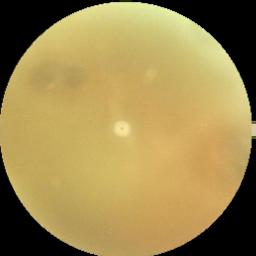
#> input picture dataset/cataract/_0_4015166.jpg, 256 x 256 px, found by its file name; its folder holds only this picture in this run
$ jupyter execute --allow-errors percobaan4.ipynb   (older library calls are emulated)
#> lines starting #> are read from the running program, lines starting #| are printed output that depends on the picture; after the words box and inside, x2 and y2 are one past the last pixel; in counts of white or black regions, pixels touching at a corner belong together
### Percobaan 4

Ekualisasi, Mean, Sobel dan Threshold

[cell 1]
import os
import cv2 as cv
import matplotlib.pyplot as plt
import numpy as np
import pandas as pd
from sklearn.model_selection import train_test_split, cross_val_predict
from sklearn.metrics import accuracy_score, classification_report
from skimage.feature import graycomatrix, graycoprops
from scipy.stats import entropy
from sklearn.ensemble import RandomForestClassifier
from sklearn.svm import SVC
from sklearn.neighbors import KNeighborsClassifier
from sklearn.metrics import accuracy_score, precision_score, recall_score, f1_score, confusion_matrix, classification_report
from sklearn.metrics import (confusion_matrix, ConfusionMatrixDisplay)
import seaborn as sns

## Data Loading

[cell 2]
data = []
labels = []
file_name = []

for sub_folder in os.listdir("dataset\\"):
    sub_folder_files = os.listdir(os.path.join("dataset\\", sub_folder))
    for i, filename in enumerate(sub_folder_files):
        img_path = os.path.join("dataset\\", sub_folder, filename)
        img = cv.imread(img_path)
#> img is the input picture: shape (256, 256, 3); mean B, G, R 80.1, 137.4, 158.4
        if img is not None:
            # Ambil channel hijau dari gambar
            green = img[:, :, 1]
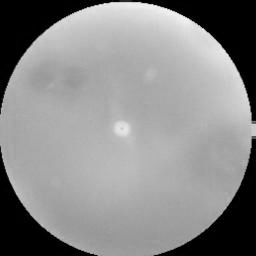
#> green: shape (256, 256); min 0, max 255, mean 137.4
            green = cv.resize(green, (150, 150)) # Resize gambar yag diambil
#> green: shape (150, 150)
            green = green.astype(np.uint8)

            # img = cv.cvtColor(img, cv.COLOR_BGR2GRAY)
            # img = cv.resize(img, (150, 150))  # Resize ke ukuran tetap
            # img = img.astype(np.uint8)

            data.append(green)
            labels.append(sub_folder)
            name = os.path.splitext(filename)[0]
            file_name.append(filename)
#> pass 2 of the loop `for sub_folder in os.listdir("dataset\\"):`:
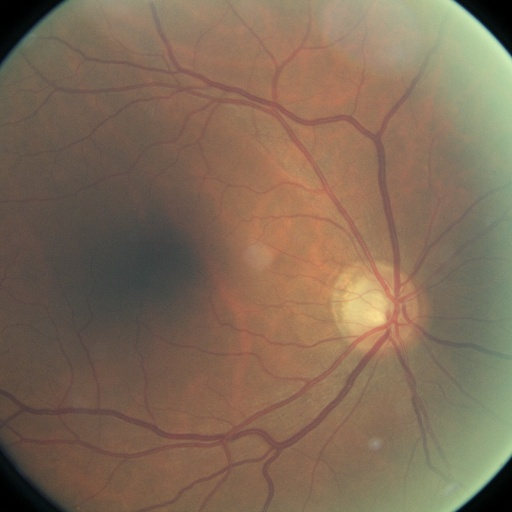
#> input picture dataset/diabetic_retinopathy/1000_left.jpeg, 512 x 512 px, found by its file name
#> img is the input picture: shape (512, 512, 3); mean B, G, R 87.1, 107.1, 128.5
#> `green = img[:, :, 1]`:
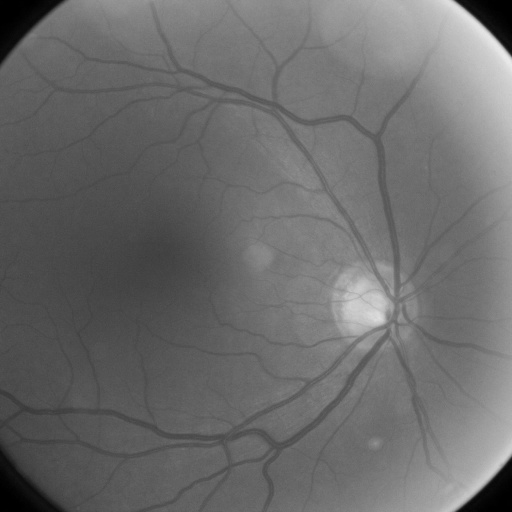
#> green: shape (512, 512); min 0, max 234, mean 107.1

data = np.array(data)
labels = np.array(labels)

## Data Preparation

### Define Preprocessing

[cell 3]
def histogram_equalization(img_gray):
    hist, bins = np.histogram(img_gray.flatten(), bins=256, range=[0,255])
#> hist = 256 values, max 3667 at index 0, min 0 at index 46, mean 87.89; bins = 257 values from 0 to 255
    cdf = hist.cumsum()
#> cdf = 256 values from 3667 to 22500
    cdf_normalized = cdf * 255 / cdf[-1]
#> cdf_normalized = 256 values from 41.56 to 255
    img_eq = np.interp(img_gray.flatten(), bins[:-1], cdf_normalized)
    return img_eq.reshape(img_gray.shape).astype(np.uint8)

def mean_filter(img, kernel_size=3):
#> called with kernel_size = 3
    pad = kernel_size // 2
    padded = np.pad(img, pad, mode='constant', constant_values=0)
    result = np.zeros_like(img, dtype=np.float32)  # Gunakan float32 untuk akurasi

    for i in range(img.shape[0]):
        for j in range(img.shape[1]):
            window = padded[i:i+kernel_size, j:j+kernel_size]
            total = np.sum(window)
            result[i, j] = total / (kernel_size * kernel_size)
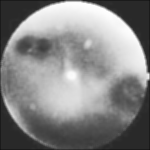
#> result: shape (150, 150) float32; min 18.22, max 254, mean 134.3

    return np.clip(result, 0, 255).astype(np.uint8)  # Clip dan konversi ke uint8

[cell 4]
Sx = np.array([[-1,0,1],
               [-2,0,2],
               [-1,0,1]])

Sy = np.array([[1,2,1],
               [0,0,0],
               [-1,-2,-1]])

def sobel(img_gray):

    img_float = img_gray.astype(np.float32)

    rows, cols = img_float.shape
#> rows = 150; cols = 150

    Gx = np.zeros_like(img_float, dtype=np.float32)
    Gy = np.zeros_like(img_float, dtype=np.float32)

    kernel_size = 3
    pad_width = kernel_size // 2

    padded_img = np.pad(img_float, pad_width, mode='symmetric')

    for i in range(rows):
        for j in range(cols):
            window = padded_img[i : i + kernel_size, j : j + kernel_size]

            Gx[i, j] = np.sum(window * Sx)
            Gy[i, j] = np.sum(window * Sy)

    G_magnitude = np.hypot(Gx, Gy)
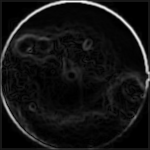
#> G_magnitude: shape (150, 150) float32; min 0, max 635, mean 49.1; drawn with min black and max white

    max_magnitude = np.max(G_magnitude)
#> max_magnitude = 635

    if max_magnitude > 0:
        G_normalized = (G_magnitude / max_magnitude) * 255.0
    else:
        G_normalized = G_magnitude

    sobel_output = np.clip(G_normalized, 0, 255).astype(np.uint8)

    return sobel_output

def threshold(gambar, threshold):
#> called with threshold = 100
    height, width = gambar.shape
#> height = 150; width = 150
    mask = np.zeros_like(gambar)

    for i in range(height):
        for j in range(width):
            if gambar[i, j] > threshold:
                mask[i, j] = 255
            else:
                mask[i, j] = 0
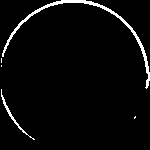
#> mask: shape (150, 150); 3.5% white in thin lines or dots

    return mask

## Preprocessing

[cell 5]
def percobaan4(green):
    img_eq = histogram_equalization(green)
    img_mean = mean_filter(img_eq)
#> call 2 of mean_filter, with kernel_size = 3
#> after the loop in mean_filter (call 2), `for i in range(img.shape[0]):`:
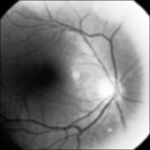
#> result: shape (150, 150) float32; min 0.444, max 254.1, mean 128.4
    img_sobel = sobel(img_mean)
#> after the loop in sobel (call 2), `for i in range(rows):`:
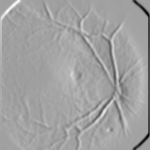
#> Gx: shape (150, 150) float32; min -569, max 338, mean 5.6; drawn with min black and max white
#> after the loop in sobel (call 2), `for i in range(rows):`:
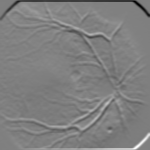
#> Gy: shape (150, 150) float32; min -562, max 565, mean 2.5; drawn with min black and max white
#> in sobel (call 2), `G_magnitude = np.hypot(Gx, Gy)`:
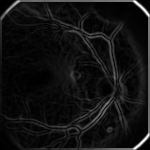
#> G_magnitude: shape (150, 150) float32; min 0, max 711.8, mean 52.6; drawn with min black and max white
#> in sobel (call 2), `max_magnitude = np.max(G_magnitude)`: max_magnitude = 711.8
    img_th = threshold(img_sobel, 100)
#> call 2 of threshold, with threshold = 100
#> after the loop in threshold (call 2), `for i in range(height):`:
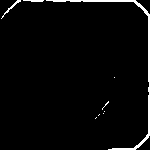
#> mask: shape (150, 150); 3% white; 9 white regions (6 under 20 px), largest, box (x1, y1, x2, y2) and area: (46, 0, 150, 150) 565, (1, 0, 21, 19) 50, (23, 0, 44, 2) 33
    return img_th

dataPreprocessed = [percobaan4(img) for img in data]
#> dataPreprocessed = 2 items

unique_labels = sorted(set(labels))


#> (the rest of this cell did not finish here and is left out)

## Ekstraksi Fitur

[cell 6]
def glcm(image, derajat):
    if derajat == 0:
        angles = [0]
    elif derajat == 45:
        angles = [np.pi / 4]
    elif derajat == 90:
        angles = [np.pi / 2]
    elif derajat == 135:
        angles = [3 * np.pi / 4]
    else:
        raise ValueError("Invalid angle. It should be one of the following: 0, 45, 90, 135.")

    # mengembalikan matrix glcm dari image
    glcm = graycomatrix(image, [1], angles, 256, symmetric=True, normed=True)

    return glcm

[cell 7]
def correlation(matriks):
	return graycoprops(matriks, 'correlation')[0, 0]

def dissimilarity(matriks):
    return graycoprops(matriks, 'dissimilarity')[0, 0]

def homogenity(matriks):
    return graycoprops(matriks, 'homogeneity')[0, 0]

def contrast(matriks):
    return graycoprops(matriks, 'contrast')[0, 0]

def ASM(matriks):
    return graycoprops(matriks, 'ASM')[0, 0]

def energy(matriks):
    return graycoprops(matriks, 'energy')[0, 0]

def entropyGlcm(matriks):
    return entropy(matriks.ravel())

[cell 8]
# Fungsi ekstraksi fitur untuk list citra
def ekstrak_fitur_glcm(data, nama_prepro):
#> called with nama_prepro = 'percobaan2'
    fitur_list = []
    for img in data:
        img_u8 = img.astype(np.uint8)
        m = glcm(img_u8, 0)  # derajat 0

        fitur = {
            'contrast': contrast(m),
            'correlation': correlation(m),
            'energy': energy(m),
            'homogeneity': homogenity(m),
            'dissimilarity': dissimilarity(m),
            'ASM': ASM(m),
            'entropy': entropyGlcm(m)
        }
        fitur_list.append(fitur)
#> this loop made 2 passes
#> after the loop, fitur_list = 2 items

    df = pd.DataFrame(fitur_list)
#> df = table of 2 rows and 7 columns
    df['tahap'] = nama_prepro
    return df

df2 = ekstrak_fitur_glcm(dataPreprocessed, 'percobaan2')
#> df2 = table of 2 rows and 8 columns
display(df2)

[cell 9]
Derajat0 = []
Derajat45 = []
Derajat90 = []
Derajat135 = []
for i in range(len(dataPreprocessed)):
    D0 = glcm(dataPreprocessed[i], 0)
    D45 = glcm(dataPreprocessed[i], 45)
    D90 = glcm(dataPreprocessed[i], 90)
    D135 = glcm(dataPreprocessed[i], 135)
    Derajat0.append(D0)
    Derajat45.append(D45)
    Derajat90.append(D90)
    Derajat135.append(D135)
#> this loop made 2 passes
#> after the loop, Derajat0 = 2 items; Derajat135 = 2 items; Derajat45 = 2 items; Derajat90 = 2 items

Kontras0, Kontras45, Kontras90, Kontras135 = [], [], [], []
dissimilarity0, dissimilarity45, dissimilarity90, dissimilarity135 =  [], [], [], []
homogenity0, homogenity45, homogenity90, homogenity135 = [], [], [], []
entropy0, entropy45, entropy90, entropy135 =  [], [], [], []
ASM0, ASM45, ASM90, ASM135 =  [], [], [], []
energy0, energy45, energy90, energy135 =  [], [], [], []
correlation0, correlation45, correlation90, correlation135 = [], [], [], []

for i in range(len(dataPreprocessed)):
    C0 = correlation(Derajat0[i])
    correlation0.append(C0)
    C45 = correlation(Derajat45[i])
    correlation45.append(C45)
    C90 = correlation(Derajat90[i])
    correlation90.append(C90)
    C135 = correlation(Derajat135[i])
    correlation135.append(C135)
#> this loop made 2 passes
#> (C0, C45, C90, C135) on passes 1 to 2: (0.738, 0.705, 0.766, 0.627), (0.783, 0.6, 0.777, 0.675)
#> after the loop, correlation0 = [0.738, 0.783]; correlation135 = [0.627, 0.675]; correlation45 = [0.705, 0.6]; correlation90 = [0.766, 0.777]

for i in range(len(data)):
    K0 = contrast(Derajat0[i])
    K45 = contrast(Derajat45[i])
    K90 = contrast(Derajat90[i])
    K135 = contrast(Derajat135[i])
    Kontras0.append(K0)
    Kontras45.append(K45)
    Kontras90.append(K90)
    Kontras135.append(K135)
#> this loop made 2 passes
#> (K0, K45, K90, K135) on passes 1 to 2: (1160.8, 1294.6, 1027, 1640.2), (744.8, 1221.4, 753.5, 992.9)
#> after the loop, Kontras0 = [1160.8, 744.8]; Kontras135 = [1640.2, 992.9]; Kontras45 = [1294.6, 1221.4]; Kontras90 = [1027, 753.5]

for i in range(len(data)):
    Dis0 = dissimilarity(Derajat0[i])
    Dis45 = dissimilarity(Derajat45[i])
    Dis90 = dissimilarity(Derajat90[i])
    Dis135 = dissimilarity(Derajat135[i])
    dissimilarity0.append(Dis0)
    dissimilarity45.append(Dis45)
    dissimilarity90.append(Dis90)
    dissimilarity135.append(Dis135)
#> this loop made 2 passes
#> (Dis0, Dis45, Dis90, Dis135) on passes 1 to 2: (4.55, 5.08, 4.03, 6.43), (2.92, 4.79, 2.96, 3.89)
#> after the loop, dissimilarity0 = [4.55, 2.92]; dissimilarity135 = [6.43, 3.89]; dissimilarity45 = [5.08, 4.79]; dissimilarity90 = [4.03, 2.96]

for i in range(len(data)):
    H0 = homogenity(Derajat0[i])
    H45 = homogenity(Derajat45[i])
    H90 = homogenity(Derajat90[i])
    H135 = homogenity(Derajat135[i])
    homogenity0.append(H0)
    homogenity45.append(H45)
    homogenity90.append(H90)
    homogenity135.append(H135)
#> this loop made 2 passes
#> (H0, H45, H90, H135) on passes 1 to 2: (0.982, 0.98, 0.984, 0.975), (0.989, 0.981, 0.988, 0.985)
#> after the loop, homogenity0 = [0.982, 0.989]; homogenity135 = [0.975, 0.985]; homogenity45 = [0.98, 0.981]; homogenity90 = [0.984, 0.988]

for i in range(len(data)):
    E0 = entropyGlcm(Derajat0[i])
    E45 = entropyGlcm(Derajat45[i])
    E90 = entropyGlcm(Derajat90[i])
    E135 = entropyGlcm(Derajat135[i])
    entropy0.append(E0)
    entropy45.append(E45)
    entropy90.append(E90)
    entropy135.append(E135)
#> this loop made 2 passes
#> (E0, E45, E90, E135) on passes 1 to 2: (0.223, 0.228, 0.216, 0.242), (0.174, 0.183, 0.172, 0.173)
#> after the loop, entropy0 = [0.223, 0.174]; entropy135 = [0.242, 0.173]; entropy45 = [0.228, 0.183]; entropy90 = [0.216, 0.172]

for i in range(len(data)):
    A0 = ASM(Derajat0[i])
    A45 = ASM(Derajat45[i])
    A90 = ASM(Derajat90[i])
    A135 = ASM(Derajat135[i])
    ASM0.append(A0)
    ASM45.append(A45)
    ASM90.append(A90)
    ASM135.append(A135)
#> this loop made 2 passes
#> (A0, A45, A90, A135) on passes 1 to 2: (0.914, 0.913, 0.917, 0.908), (0.936, 0.935, 0.937, 0.938)
#> after the loop, ASM0 = [0.914, 0.936]; ASM135 = [0.908, 0.938]; ASM45 = [0.913, 0.935]; ASM90 = [0.917, 0.937]

for i in range(len(data)):
    ER0 = energy(Derajat0[i])
    ER45 = energy(Derajat45[i])
    ER90 = energy(Derajat90[i])
    ER135 = energy(Derajat135[i])
    energy0.append(ER0)
    energy45.append(ER45)
    energy90.append(ER90)
    energy135.append(ER135)
#> this loop made 2 passes
#> (ER0, ER45, ER90, ER135) on passes 1 to 2: (0.956, 0.955, 0.958, 0.953), (0.967, 0.967, 0.968, 0.968)
#> after the loop, energy0 = [0.956, 0.967]; energy135 = [0.953, 0.968]; energy45 = [0.955, 0.967]; energy90 = [0.958, 0.968]

## Hasil Ekstraksi to CSV

[cell 10]
features = []

for i in range(len(dataPreprocessed)):
    fitur = [
        contrast(Derajat0[i]), contrast(Derajat45[i]), contrast(Derajat90[i]), contrast(Derajat135[i]),
        dissimilarity(Derajat0[i]), dissimilarity(Derajat45[i]), dissimilarity(Derajat90[i]), dissimilarity(Derajat135[i]),
        homogenity(Derajat0[i]), homogenity(Derajat45[i]), homogenity(Derajat90[i]), homogenity(Derajat135[i]),
        entropyGlcm(Derajat0[i]), entropyGlcm(Derajat45[i]), entropyGlcm(Derajat90[i]), entropyGlcm(Derajat135[i]),
        ASM(Derajat0[i]), ASM(Derajat45[i]), ASM(Derajat90[i]), ASM(Derajat135[i]),
        energy(Derajat0[i]), energy(Derajat45[i]), energy(Derajat90[i]), energy(Derajat135[i]),
        correlation(Derajat0[i]), correlation(Derajat45[i]), correlation(Derajat90[i]), correlation(Derajat135[i]),
    ]
    features.append(fitur)
#> this loop made 2 passes
#> after the loop, features = 2 items

# Buat dataframe
columns = [
    "contrast_0", "contrast_45", "contrast_90", "contrast_135",
    "dissimilarity_0", "dissimilarity_45", "dissimilarity_90", "dissimilarity_135",
    "homogeneity_0", "homogeneity_45", "homogeneity_90", "homogeneity_135",
    "entropy_0", "entropy_45", "entropy_90", "entropy_135",
    "ASM_0", "ASM_45", "ASM_90", "ASM_135",
    "energy_0", "energy_45", "energy_90", "energy_135",
    "correlation_0", "correlation_45", "correlation_90", "correlation_135"
]

df_fitur = pd.DataFrame(features, columns=columns)
#> df_fitur = table of 2 rows and 28 columns

[cell 11]
dataTable = {'Filename': file_name, 'Label': labels,
        'Contrast0': Kontras0, 'Contrast45': Kontras45, 'Contrast90': Kontras90, 'Contrast135': Kontras135,
        'Homogeneity0': homogenity0, 'Homogeneity45': homogenity45, 'Homogeneity90': homogenity90, 'Homogeneity135': homogenity135,
        'Dissimilarity0': dissimilarity0, 'Dissimilarity45': dissimilarity45, 'Dissimilarity90': dissimilarity90, 'Dissimilarity135': dissimilarity135,
        'Entropy0': entropy0, 'Entropy45': entropy45, 'Entropy90': entropy90, 'Entropy135': entropy135,
        'ASM0': ASM0, 'ASM45': ASM45, 'ASM90': ASM90, 'ASM135': ASM135,
        'Energy0': energy0, 'Energy45': energy45, 'Energy90': energy90, 'Energy135': energy135,
        'Correlation0': correlation0, 'Correlation45': correlation45, 'Correlation90': correlation90, 'Correlation135': correlation135,
        }
df = pd.DataFrame(dataTable)
#> df = table of 2 rows and 30 columns
df.to_csv('hasil_ekstraksi_percobaan4.csv', index=False)

hasilEkstrak = pd.read_csv('hasil_ekstraksi_percobaan4.csv')
#> (reads hasil_ekstraksi_percobaan4.csv from the repository)
hasilEkstrak

## Feature Selection

### Correlation

[cell 12]
# Selection Correlation
correlation = hasilEkstrak.drop(columns=['Label','Filename']).corr()

# Menyaring fitur yang memiliki korelasi absolut lebih dari 0.95 dengan label
threshold = 0.95 # atur threshold ini untuk menentukan seberapa besar korelasi yang ingin disaring
selectionFeature = []
columns = np.full((correlation.shape[0],), True, dtype=bool)
for i in range(correlation.shape[0]):
	for j in range(i+1, correlation.shape[0]):
		if correlation.iloc[i,j] >= threshold:
			if columns[j]:
				columns[j] = False
select = hasilEkstrak.drop(columns=['Label','Filename']).columns[columns]
x_new = hasilEkstrak[select]
x_new
y = hasilEkstrak['Label']
plt.figure(figsize=(17,17))
sns.heatmap(x_new.corr(), annot=True, cmap='Blues', fmt=".2f")

### LDA

[cell 13]
# Selection LDA

from sklearn.discriminant_analysis import LinearDiscriminantAnalysis

def feature_reduction_lda(dataframe, n_components=2):
    fitur = dataframe.drop(columns=['Label', 'Filename'])
    label = dataframe['Label']

    lda = LinearDiscriminantAnalysis(n_components=n_components)
    x_lda = lda.fit_transform(fitur, label)

    columns = [f'LD{i+1}' for i in range(n_components)]
    df_lda = pd.DataFrame(x_lda, columns=columns)
    df_lda['Label'] = label.values

    return df_lda

#> (the rest of this cell did not finish here and is left out)

### t-SNE

[cell 14]
# Selection t-SNE

from sklearn.manifold import TSNE

# Jalankan t-SNE untuk reduksi ke 2 dimensi
tsne = TSNE(n_components=2, perplexity=30, n_iter=1000, random_state=42)
#> (the rest of this cell did not finish here and is left out)

## Splitting Data

[cell 15]
# ubah bagian test_size sesuai kebutuhan
# 0.3 = 30% data untuk testing (train/test 70/30)
# 0.2 = 20% data untuk testing (train/test 80/20)
X_train, X_test, y_train, y_test = train_test_split(x_new, y, test_size=0.2, random_state=42)
print(X_train.shape)
print(X_test.shape)
print(y_train.shape)
print(y_test.shape)

## Feature Normalization

[cell 16]
# normalisasi mean std (Standardization / Z-score normalization)
X_test = (X_test - X_train.mean()) / X_train.std()
X_train = (X_train - X_train.mean()) / X_train.std()

## Modeling

### Define Model

[cell 17]
def generateClassificationReport(y_true, y_pred):
	print(classification_report(y_true, y_pred))
	print(confusion_matrix(y_true, y_pred))
	print('Accuracy:', accuracy_score(y_true, y_pred))

# Define classifiers
rf = RandomForestClassifier(n_estimators=5, random_state=42)
svm = SVC(kernel='rbf', random_state=42)
knn = KNeighborsClassifier(n_neighbors=5)

### Train Random Forest Classifier

[cell 18]
# Train Random Forest Classifier
rf.fit(X_train, y_train)

# Make predictions and evaluate the model with the training set
print("------Training Set------")
y_pred = rf.predict(X_train)
generateClassificationReport( y_train, y_pred)

# Make predictions and evaluate the model with the testing set
print("\n------Testing Set------")
y_pred = rf.predict(X_test)
generateClassificationReport( y_test, y_pred)

### Train SVM Classifier

#> (a cell that did not finish here is left out)

### Train KNN Classifier

#> (a cell that did not finish here is left out)

## Evaluasi Dengan Confussion Matrix

[cell 21]
def plot_confusion_matrix(y_true, y_pred, title):
#> called with y_pred = array of shape (1,), title = 'Random Forest Confusion Matrix'
    cm = confusion_matrix(y_true, y_pred)
    disp = ConfusionMatrixDisplay(confusion_matrix=cm)
    disp.plot(cmap=plt.cm.Blues)
    plt.title(title)
    plt.show()
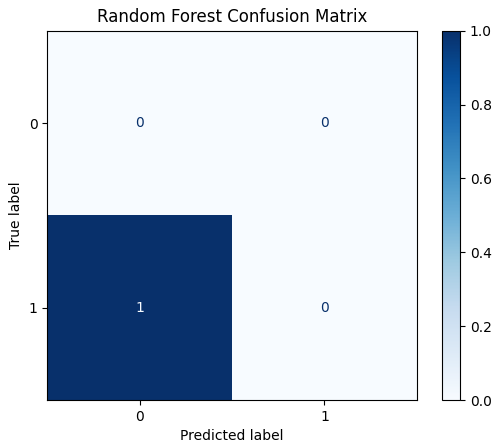
#> figure drawn by matplotlib, 2 panels

# Plot confusion matrix for Random Forest
plot_confusion_matrix(y_test, rf.predict(X_test), "Random Forest Confusion Matrix")
# Plot confusion matrix for SVM
#> (the rest of this cell did not finish here and is left out)
